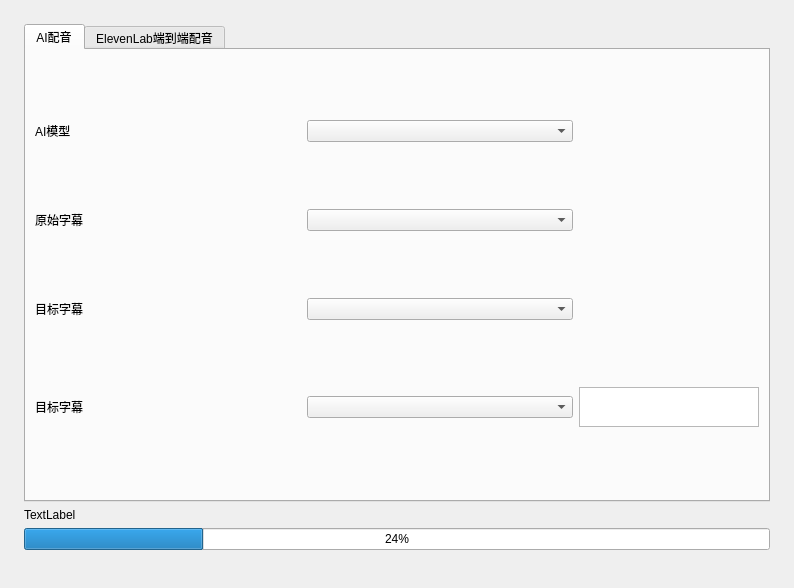
<?xml version="1.0" encoding="UTF-8"?>
<ui version="4.0">
 <class>MainWindow</class>
 <widget class="QMainWindow" name="MainWindow">
  <property name="geometry">
   <rect>
    <x>0</x>
    <y>0</y>
    <width>794</width>
    <height>588</height>
   </rect>
  </property>
  <property name="windowTitle">
   <string>MainWindow</string>
  </property>
  <widget class="QWidget" name="centralwidget">
   <layout class="QVBoxLayout" name="verticalLayout_2">
    <property name="bottomMargin">
     <number>9</number>
    </property>
    <item>
     <layout class="QVBoxLayout" name="verticalLayout">
      <property name="leftMargin">
       <number>6</number>
      </property>
      <property name="topMargin">
       <number>6</number>
      </property>
      <property name="rightMargin">
       <number>6</number>
      </property>
      <property name="bottomMargin">
       <number>20</number>
      </property>
      <item>
       <widget class="QWidget" name="widget" native="true">
        <property name="minimumSize">
         <size>
          <width>0</width>
          <height>80</height>
         </size>
        </property>
        <layout class="QVBoxLayout" name="verticalLayout_3">
         <item>
          <widget class="QTabWidget" name="tabWidget">
           <property name="currentIndex">
            <number>0</number>
           </property>
           <widget class="QWidget" name="DubParam">
            <attribute name="title">
             <string>AI配音</string>
            </attribute>
            <layout class="QGridLayout" name="gridLayout">
             <item row="2" column="0">
              <widget class="QLabel" name="label_3">
               <property name="text">
                <string>目标字幕</string>
               </property>
              </widget>
             </item>
             <item row="3" column="0">
              <widget class="QLabel" name="label_4">
               <property name="text">
                <string>目标字幕</string>
               </property>
              </widget>
             </item>
             <item row="3" column="1">
              <widget class="ComboBox" name="ModelSelector_4"/>
             </item>
             <item row="0" column="1">
              <widget class="ComboBox" name="ModelSelector"/>
             </item>
             <item row="1" column="0">
              <widget class="QLabel" name="label_2">
               <property name="text">
                <string>原始字幕</string>
               </property>
              </widget>
             </item>
             <item row="0" column="0">
              <widget class="QLabel" name="label">
               <property name="text">
                <string>AI模型</string>
               </property>
              </widget>
             </item>
             <item row="2" column="1">
              <widget class="ComboBox" name="ModelSelector_3"/>
             </item>
             <item row="1" column="1">
              <widget class="ComboBox" name="ModelSelector_2"/>
             </item>
             <item row="3" column="2">
              <widget class="QTextEdit" name="textEdit">
               <property name="maximumSize">
                <size>
                 <width>180</width>
                 <height>40</height>
                </size>
               </property>
              </widget>
             </item>
            </layout>
           </widget>
           <widget class="QWidget" name="DubParam2">
            <attribute name="title">
             <string>ElevenLab端到端配音</string>
            </attribute>
           </widget>
          </widget>
         </item>
         <item>
          <widget class="QLabel" name="DubLabel">
           <property name="text">
            <string>TextLabel</string>
           </property>
          </widget>
         </item>
         <item>
          <widget class="QProgressBar" name="DubProcessBar">
           <property name="value">
            <number>24</number>
           </property>
          </widget>
         </item>
        </layout>
       </widget>
      </item>
     </layout>
    </item>
   </layout>
  </widget>
 </widget>
 <customwidgets>
  <customwidget>
   <class>ComboBox</class>
   <extends>QComboBox</extends>
   <header location="global">qfluentwidgets</header>
  </customwidget>
 </customwidgets>
 <resources/>
 <connections/>
</ui>
